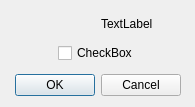
<?xml version="1.0" encoding="UTF-8"?>
<ui version="4.0">
 <class>Utils::CheckableMessageBox</class>
 <widget class="QDialog" name="Utils::CheckableMessageBox">
  <property name="geometry">
   <rect>
    <x>0</x>
    <y>0</y>
    <width>195</width>
    <height>107</height>
   </rect>
  </property>
  <property name="windowTitle">
   <string>Dialog</string>
  </property>
  <layout class="QVBoxLayout" name="verticalLayout_2">
   <item>
    <layout class="QHBoxLayout" name="horizontalLayout_2">
     <item>
      <layout class="QVBoxLayout" name="verticalLayout">
       <item>
        <widget class="QLabel" name="pixmapLabel"/>
       </item>
       <item>
        <spacer name="pixmapSpacer">
         <property name="orientation">
          <enum>Qt::Vertical</enum>
         </property>
         <property name="sizeType">
          <enum>QSizePolicy::MinimumExpanding</enum>
         </property>
         <property name="sizeHint" stdset="0">
          <size>
           <width>0</width>
           <height>5</height>
          </size>
         </property>
        </spacer>
       </item>
      </layout>
     </item>
     <item>
      <widget class="QLabel" name="messageLabel">
       <property name="text">
        <string>TextLabel</string>
       </property>
      </widget>
     </item>
    </layout>
   </item>
   <item>
    <layout class="QHBoxLayout" name="horizontalLayout">
     <item>
      <spacer name="checkBoxLeftSpacer">
       <property name="orientation">
        <enum>Qt::Horizontal</enum>
       </property>
       <property name="sizeHint" stdset="0">
        <size>
         <width>40</width>
         <height>20</height>
        </size>
       </property>
      </spacer>
     </item>
     <item>
      <widget class="QCheckBox" name="checkBox">
       <property name="text">
        <string>CheckBox</string>
       </property>
      </widget>
     </item>
     <item>
      <spacer name="checkBoxRightSpacer">
       <property name="orientation">
        <enum>Qt::Horizontal</enum>
       </property>
       <property name="sizeHint" stdset="0">
        <size>
         <width>40</width>
         <height>20</height>
        </size>
       </property>
      </spacer>
     </item>
    </layout>
   </item>
   <item>
    <spacer name="buttonSpacer">
     <property name="orientation">
      <enum>Qt::Vertical</enum>
     </property>
     <property name="sizeType">
      <enum>QSizePolicy::Minimum</enum>
     </property>
     <property name="sizeHint" stdset="0">
      <size>
       <width>0</width>
       <height>5</height>
      </size>
     </property>
    </spacer>
   </item>
   <item>
    <widget class="QDialogButtonBox" name="buttonBox">
     <property name="orientation">
      <enum>Qt::Horizontal</enum>
     </property>
     <property name="standardButtons">
      <set>QDialogButtonBox::Cancel|QDialogButtonBox::Ok</set>
     </property>
     <property name="centerButtons">
      <bool>true</bool>
     </property>
    </widget>
   </item>
  </layout>
 </widget>
 <resources/>
 <connections>
  <connection>
   <sender>buttonBox</sender>
   <signal>accepted()</signal>
   <receiver>Utils::CheckableMessageBox</receiver>
   <slot>accept()</slot>
   <hints>
    <hint type="sourcelabel">
     <x>248</x>
     <y>254</y>
    </hint>
    <hint type="destinationlabel">
     <x>157</x>
     <y>274</y>
    </hint>
   </hints>
  </connection>
  <connection>
   <sender>buttonBox</sender>
   <signal>rejected()</signal>
   <receiver>Utils::CheckableMessageBox</receiver>
   <slot>reject()</slot>
   <hints>
    <hint type="sourcelabel">
     <x>316</x>
     <y>260</y>
    </hint>
    <hint type="destinationlabel">
     <x>286</x>
     <y>274</y>
    </hint>
   </hints>
  </connection>
 </connections>
</ui>
